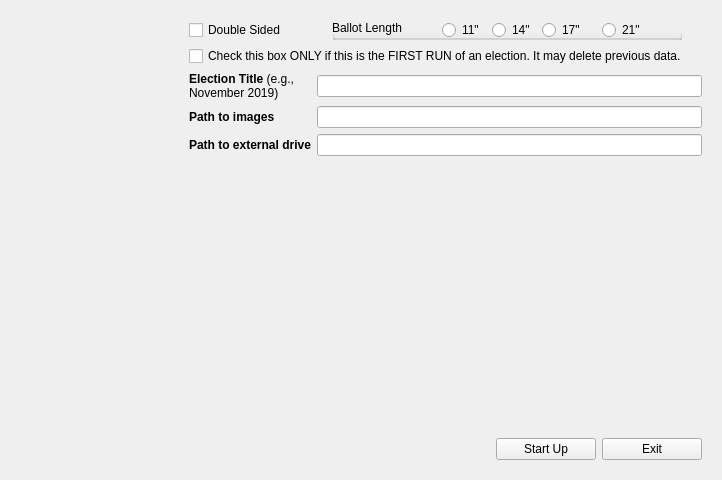
<?xml version="1.0" encoding="UTF-8"?>
<ui version="4.0">
 <class>Sysadmin</class>
 <widget class="QWidget" name="Sysadmin">
  <property name="geometry">
   <rect>
    <x>0</x>
    <y>0</y>
    <width>722</width>
    <height>480</height>
   </rect>
  </property>
  <property name="windowTitle">
   <string>Form</string>
  </property>
  <layout class="QHBoxLayout" name="horizontalLayout">
   <item>
    <widget class="QFrame" name="frame_2">
     <property name="minimumSize">
      <size>
       <width>100</width>
       <height>40</height>
      </size>
     </property>
     <property name="maximumSize">
      <size>
       <width>100</width>
       <height>16777215</height>
      </size>
     </property>
     <property name="styleSheet">
      <string notr="true">
QPushButton {background-color: rgb(239, 239, 239);
	font: bold
};
background-color: rgb(255, 253, 205);</string>
     </property>
     <layout class="QVBoxLayout" name="verticalLayout_2"/>
    </widget>
   </item>
   <item>
    <spacer name="horizontalSpacer_5">
     <property name="orientation">
      <enum>Qt::Horizontal</enum>
     </property>
     <property name="sizeHint" stdset="0">
      <size>
       <width>40</width>
       <height>20</height>
      </size>
     </property>
    </spacer>
   </item>
   <item>
    <layout class="QHBoxLayout" name="horizontalLayout_2">
     <item>
      <widget class="QFrame" name="frame_3">
       <property name="styleSheet">
        <string notr="true">QPushButton {background-color: 
	rgb(239, 239, 239);
	font: bold
};
background-color: rgb(172, 255, 244);</string>
       </property>
       <layout class="QVBoxLayout" name="verticalLayout_4">
        <item>
         <layout class="QHBoxLayout" name="horizontalLayout_3">
          <item>
           <widget class="QCheckBox" name="doubleSidedCB">
            <property name="sizePolicy">
             <sizepolicy hsizetype="Minimum" vsizetype="Fixed">
              <horstretch>0</horstretch>
              <verstretch>0</verstretch>
             </sizepolicy>
            </property>
            <property name="text">
             <string>Double Sided</string>
            </property>
           </widget>
          </item>
          <item>
           <spacer name="horizontalSpacer_4">
            <property name="orientation">
             <enum>Qt::Horizontal</enum>
            </property>
            <property name="sizeHint" stdset="0">
             <size>
              <width>20</width>
              <height>20</height>
             </size>
            </property>
           </spacer>
          </item>
          <item>
           <spacer name="horizontalSpacer_8">
            <property name="orientation">
             <enum>Qt::Horizontal</enum>
            </property>
            <property name="sizeHint" stdset="0">
             <size>
              <width>20</width>
              <height>20</height>
             </size>
            </property>
           </spacer>
          </item>
          <item>
           <widget class="QGroupBox" name="ballotLengthRBG">
            <property name="sizePolicy">
             <sizepolicy hsizetype="Preferred" vsizetype="Preferred">
              <horstretch>0</horstretch>
              <verstretch>0</verstretch>
             </sizepolicy>
            </property>
            <property name="minimumSize">
             <size>
              <width>350</width>
              <height>10</height>
             </size>
            </property>
            <property name="maximumSize">
             <size>
              <width>16777215</width>
              <height>20</height>
             </size>
            </property>
            <property name="layoutDirection">
             <enum>Qt::LeftToRight</enum>
            </property>
            <property name="title">
             <string>Ballot Length</string>
            </property>
            <property name="alignment">
             <set>Qt::AlignLeading|Qt::AlignLeft|Qt::AlignTop</set>
            </property>
            <widget class="QRadioButton" name="size11RB">
             <property name="geometry">
              <rect>
               <x>110</x>
               <y>0</y>
               <width>43</width>
               <height>20</height>
              </rect>
             </property>
             <property name="text">
              <string>11&quot;</string>
             </property>
            </widget>
            <widget class="QRadioButton" name="size14RB">
             <property name="geometry">
              <rect>
               <x>160</x>
               <y>0</y>
               <width>46</width>
               <height>20</height>
              </rect>
             </property>
             <property name="text">
              <string>14&quot;</string>
             </property>
            </widget>
            <widget class="QRadioButton" name="size17RB">
             <property name="geometry">
              <rect>
               <x>210</x>
               <y>0</y>
               <width>45</width>
               <height>20</height>
              </rect>
             </property>
             <property name="text">
              <string>17&quot;</string>
             </property>
            </widget>
            <widget class="QRadioButton" name="size21RB">
             <property name="geometry">
              <rect>
               <x>270</x>
               <y>0</y>
               <width>45</width>
               <height>20</height>
              </rect>
             </property>
             <property name="text">
              <string>21&quot;</string>
             </property>
            </widget>
           </widget>
          </item>
          <item>
           <spacer name="horizontalSpacer_7">
            <property name="orientation">
             <enum>Qt::Horizontal</enum>
            </property>
            <property name="sizeHint" stdset="0">
             <size>
              <width>20</width>
              <height>20</height>
             </size>
            </property>
           </spacer>
          </item>
         </layout>
        </item>
        <item>
         <widget class="QCheckBox" name="firstTimeCheckBox">
          <property name="text">
           <string>Check this box ONLY if this is the FIRST RUN of an election. It may delete previous data.</string>
          </property>
         </widget>
        </item>
        <item>
         <layout class="QGridLayout" name="gridLayout">
          <item row="0" column="1">
           <widget class="QLineEdit" name="electionTitleLE"/>
          </item>
          <item row="0" column="0">
           <widget class="QLabel" name="label">
            <property name="text">
             <string>&lt;html&gt;&lt;head/&gt;&lt;body&gt;&lt;p&gt;&lt;span style=&quot; font-weight:600;&quot;&gt;Election Title&lt;/span&gt; (e.g.,&lt;br/&gt;November 2019)&lt;/p&gt;&lt;/body&gt;&lt;/html&gt;</string>
            </property>
           </widget>
          </item>
          <item row="1" column="0">
           <widget class="QLabel" name="label_2">
            <property name="text">
             <string>&lt;html&gt;&lt;head/&gt;&lt;body&gt;&lt;p&gt;&lt;span style=&quot; font-weight:600;&quot;&gt;Path to images&lt;/span&gt;&lt;/p&gt;&lt;/body&gt;&lt;/html&gt;</string>
            </property>
           </widget>
          </item>
          <item row="2" column="0">
           <widget class="QLabel" name="label_3">
            <property name="text">
             <string>&lt;html&gt;&lt;head/&gt;&lt;body&gt;&lt;p&gt;&lt;span style=&quot; font-weight:600;&quot;&gt;Path to external drive&lt;/span&gt;&lt;/p&gt;&lt;/body&gt;&lt;/html&gt;</string>
            </property>
           </widget>
          </item>
          <item row="1" column="1">
           <widget class="QLineEdit" name="pathToImagesLE"/>
          </item>
          <item row="2" column="1">
           <widget class="QLineEdit" name="pathToExtDriveLE"/>
          </item>
         </layout>
        </item>
        <item>
         <spacer name="verticalSpacer">
          <property name="orientation">
           <enum>Qt::Vertical</enum>
          </property>
          <property name="sizeHint" stdset="0">
           <size>
            <width>20</width>
            <height>20</height>
           </size>
          </property>
         </spacer>
        </item>
        <item>
         <layout class="QHBoxLayout" name="horizontalLayout_5">
          <item>
           <spacer name="horizontalSpacer_9">
            <property name="orientation">
             <enum>Qt::Horizontal</enum>
            </property>
            <property name="sizeHint" stdset="0">
             <size>
              <width>40</width>
              <height>20</height>
             </size>
            </property>
           </spacer>
          </item>
          <item>
           <widget class="QPushButton" name="operatorStartupPB">
            <property name="minimumSize">
             <size>
              <width>100</width>
              <height>0</height>
             </size>
            </property>
            <property name="text">
             <string>Start Up</string>
            </property>
           </widget>
          </item>
          <item>
           <widget class="QPushButton" name="operatorExitPB">
            <property name="minimumSize">
             <size>
              <width>100</width>
              <height>0</height>
             </size>
            </property>
            <property name="text">
             <string>Exit</string>
            </property>
           </widget>
          </item>
         </layout>
        </item>
       </layout>
      </widget>
     </item>
    </layout>
   </item>
  </layout>
 </widget>
 <resources/>
 <connections/>
</ui>
